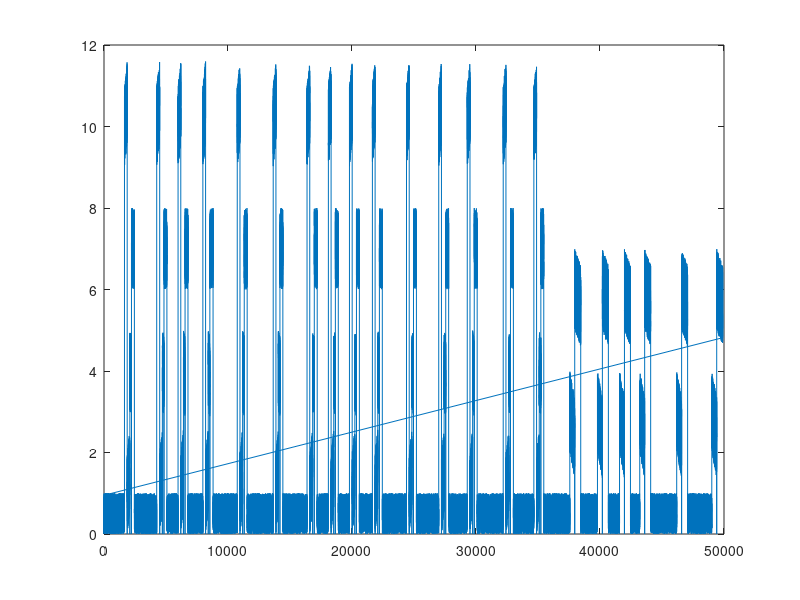

Source code (MATLAB): (Note: this script raises an error after producing the figure.)
clear all
close all
clc
%%

cd D:\repositorios-local\motif-discovery\

%OP1
periodos1=15; %Número de ejecuciones de cada proceso
ops1=4; %Número de fases en cada proceso
time_op1=[2*60,10*60];
mean_op1=[0,10];
amp_op1=[0,1];
time_stop1=[0.5*60,2*60];
dt= 1; %Frecuencia de sampleo

formas1=[0:1:3]; % 0 plana, 1 ascendente, 2 descendente, 3 harmonico

op1.form=randi([min(formas1),max(formas1)],ops1,1); %Secuencia de formas que tendrá todo el proceso
op1.dur=randi(time_op1,ops1,1); %Duración de cada "forma" a lo largo del proceso
op1.mean=randi(mean_op1,ops1,1); %Valor medio de cada forma a lo largo del proceso
op1.amp= rand(ops1, 1); %Amplitud de cada forma a lo largo del proceso randi(amp_op,ops,1)
op1.stop=zeros(ops1,1); %Tiempo en zona de "no trabajo" (en torno al 0) %randi(time_stop,ops,1)
op1.stop(1)=op1.stop(1)+10*150; %Se aumenta el primer tramo de "no trabajo" en 600 puntos


%OP2
periodos2=6; %Número de ejecuciones de cada proceso
ops2=2; %Número de fases en cada proceso
time_op2=[5*60,10*60];
mean_op2=[0,5];
amp_op2=[0,1];
time_stop2=[0.5*60,2*60];

formas2=[1:1:2]; % 0 plana, 1 ascendente, 2 descendente, 3 harmonico

op2.form=randi([min(formas2),max(formas2)],ops2,1); %Secuencia de formas que tendrá todo el proceso
op2.dur=randi(time_op2,ops2,1); %Duración de cada "forma" a lo largo del proceso
op2.mean=randi(mean_op2,ops2,1); %Valor medio de cada forma a lo largo del proceso
op2.amp= rand(ops2, 1); %Amplitud de cada forma a lo largo del proceso randi(amp_op,ops,1)
op2.stop=zeros(ops2,1); %Tiempo en zona de "no trabajo" (en torno al 0) %randi(time_stop,ops,1)
op2.stop(1)=op2.stop(1)+10*150; %Se aumenta el primer tramo de "no trabajo" en 600 puntos

total_ops = ops1 + ops2;
total_periodos = periodos1 + periodos2;

tabla1=zeros(ops1*periodos1,2);
[per_m,op_m]=meshgrid([1:1:periodos1],[1:1:ops1]);

tabla1(:,1)=per_m(:);
tabla1(:,2)=op_m(:);
tabla1(:,3)=1;

tabla2=zeros(ops2*periodos2,2);
[per_m,op_m]=meshgrid([1:1:periodos2],[1:1:ops2]);

tabla2(:,1)=per_m(:);
tabla2(:,2)=op_m(:);
tabla2(:,3) = 2;

tabla = [tabla1; tabla2];

identificador = tabla(:, 2)*100 + tabla(:, 1);

indices_aleatorios = randperm(size(tabla, 1));

% Reordenar las filas de la matriz utilizando los índices aleatorios
tabla = tabla(indices_aleatorios, :);


%%
tic
for cont=1:length(tabla1)    
    if op1.stop(tabla1(cont,2)) ~= 0
        time_stop=[dt:dt:op1.stop(tabla1(cont,2))*randi([5,15],1)/10];
        serie_stop=rand(size(time_stop));
    else
        time_stop = [0];
        serie_stop = [0];
        %.*randi([-1,1],size(time_stop))
    end

    if rand>0.9
        t_mod=randi([9,11],1)/10;
    else

        t_mod=1;
    end
        time_op=[dt:dt:op1.dur(tabla1(cont,2))*t_mod];
    switch op1.form(tabla1(cont,2))
        case 0
            serie_op=op1.mean(tabla1(cont,2))*ones(size(time_op))+2*rand(size(time_op)); %randi([-1,1],size(time_op))
        case 1            
            serie_op=linspace(op1.mean(tabla1(cont,2)),op1.mean(tabla1(cont,2))+op1.amp(tabla1(cont,2)),(length(time_op)))+2*rand(size(time_op));
        case 2
            serie_op=linspace(op1.mean(tabla1(cont,2)),op1.mean(tabla1(cont,2))-op1.amp(tabla1(cont,2)),(length(time_op)))+2*rand(size(time_op));
        case 3
            serie_op=op1.mean(tabla1(cont,2))+op1.amp(tabla1(cont,2))*cos(time_op/max(time_op)*5)+10*rand(size(time_op));
    end 
    if cont==1
        time_op=time_op+time_stop(end);
        time=[time_stop,time_op];
        serie=[serie_stop,serie_op];
        f_periodo=tabla1(cont,1)*ones(size(time_op));
        f_op=[zeros(size(time_stop)),tabla1(cont,2)*ones(size(time_op))];
    else
        time_stop=time_stop+time(end);
        time_op=time_op+time_stop(end);
        time=[time,time_stop,time_op];
        serie=[serie,serie_stop,serie_op];
        f_periodo=[f_periodo,tabla1(cont,1)*ones(size([time_stop,time_op]))];
        f_op=[f_op,[zeros(size(time_stop)),tabla1(cont,2)*ones(size(time_op))]];
        
    end
end
t_serie=toc

%%
tic
for cont=1:length(tabla2)    

    if op2.stop(tabla2(cont,2)) ~= 0
        time_stop=[dt:dt:op2.stop(tabla2(cont,2))*randi([5,15],1)/10];
        serie_stop=rand(size(time_stop));
    else
        time_stop = [0];
        serie_stop = [0];
        %.*randi([-1,1],size(time_stop))
    end

    if rand>0.9
        t_mod=randi([9,11],1)/10;
    else
        t_mod=1;
    end
        time_op=[dt:dt:op2.dur(tabla2(cont,2))*t_mod];
    switch op2.form(tabla2(cont,2))
        case 0
            serie_op=op2.mean(tabla2(cont,2))*ones(size(time_op))+2*rand(size(time_op)); %randi([-1,1],size(time_op))
        case 1            
            serie_op=linspace(op2.mean(tabla2(cont,2)),op2.mean(tabla2(cont,2))+op2.amp(tabla2(cont,2)),(length(time_op)))+2*rand(size(time_op));
        case 2
            serie_op=linspace(op2.mean(tabla2(cont,2)),op2.mean(tabla2(cont,2))-op2.amp(tabla2(cont,2)),(length(time_op)))+2*rand(size(time_op));
        case 3
            serie_op=op2.mean(tabla2(cont,2))+op2.amp(tabla2(cont,2))*cos(time_op/max(time_op)*5)+10*rand(size(time_op));
    end 
    

    time_stop=time_stop+time(end);
    time_op=time_op+time_stop(end);
    time=[time,time_stop,time_op];
    serie=[serie,serie_stop,serie_op];
    f_periodo=[f_periodo,tabla2(cont,1)*ones(size([time_stop,time_op]))];
    f_op=[f_op,[zeros(size(time_stop)),tabla2(cont,2)*ones(size(time_op))]];
       

    if cont == length(tabla2)
        time_stop=[dt:dt:op2.stop(1)*randi([5,15],1)/10];
        serie_stop=rand(size(time_stop));
        time=[time,time_stop];
        serie=[serie,serie_stop];
        f_periodo=[f_periodo,tabla2(cont,1)*ones([1,2])];
        f_op=[f_op,[zeros(size(time_stop)),tabla2(cont,2)*ones(size(time_op))]];
    end
end
t_serie=toc
serie = serie(:);

%%
% tic
figure
plot(time,serie)
% 
% figure
% for cont=1:periodos
%     id=find(f_periodo==cont);
%     plot(time(id),serie(id))
%     hold on
% end
% t_plot1=toc
% tic
% colores=jet(ops);
% for cont=1:ops
%     id=find(f_op==cont);
%     plot(time(id),serie(id),'.','color',colores(cont,:))
%     hold on
% end
% t_plot2=toc
%%
% op_fig=10;
% colores=jet(periodos);
% figure
% for cont=1:periodos
%     id1=find(f_periodo==cont);
%     id2=find(f_op==op_fig);
%     id=intersect(id1,id2);
%     plot(time(id)-time(id(1)),serie(id),'color',colores(cont,:))
%     hold on
% end
%    



%%

%STORE TABLE


series_table = table(serie);
series_table = renamevars(series_table, 'serie', 'var');
writetable(series_table,'data\matlab-series-n-ops.csv')


